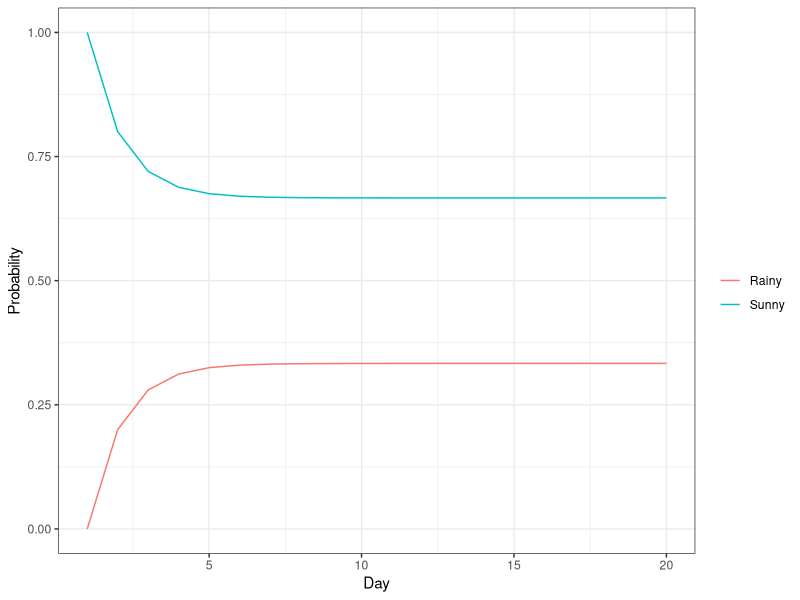

This chart was generated by the following R code:
## ---- chunk 1
library(tidyverse)
## ---- chunk 2
A<-matrix(c(1,2,3,4,5,6),nrow=2,byrow=TRUE)
A
## ---- chunk 3
v<-matrix(c(10,20,30),nrow=3)
v
## ---- chunk 4
A[1,1]
A[1,3]
A[2,2]
## ---- chunk 5
B<-matrix(c(1,2,3,4),nrow=2,byrow=TRUE)
C<-matrix(c(10,20,30,40),nrow=2,byrow=TRUE)
B+C
## ---- chunk 6
2*B
## ---- chunk 7
A<-matrix(c(2,0,1,1,3,2),nrow=2,byrow=TRUE)
v<-matrix(c(5,10,1),nrow=3)
A
v
A %*% v
## ---- chunk 8
A<-matrix(c(1,2,3,4),nrow=2,byrow=TRUE)
B<-matrix(c(5,6,7,8),nrow=2,byrow=TRUE)
A %*% B
## ---- chunk 9
B %*% A
## ---- chunk 10
M<-matrix(c(0.8,0.4,0.2,0.6),nrow=2,byrow=TRUE)
W0<-matrix(c(1,0),nrow=2)
W1<-M %*% W0
W1
## ---- chunk 11
W2<-M %*% W1
W2
## ---- chunk 12
ndays<-20
W<-matrix(NA,nrow=2,ncol=ndays)
W[,1]<-c(1,0)  #Day 1: Sunny for sure
for(i in 2:ndays){
  W[,i]<-M %*% W[,i-1]
}
round(W,3)
## ---- chunk 13
weather<-data.frame(day=1:ndays,Sunny=W[1,],Rainy=W[2,])
ggplot(weather,aes(x=day))+
  geom_line(aes(y=Sunny,color="Sunny"))+
  geom_line(aes(y=Rainy,color="Rainy"))+
  labs(x="Day",y="Probability",color="")+
  theme_bw()
